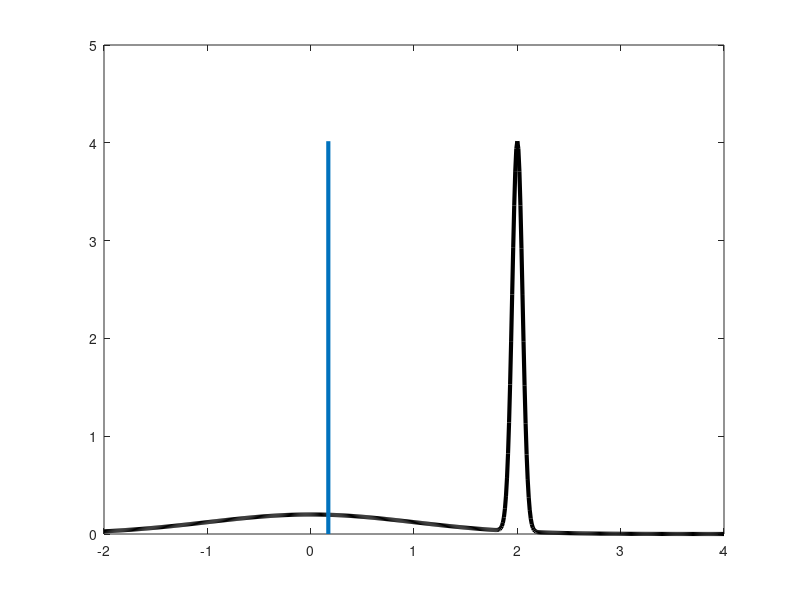

Recreate this plot in MATLAB. (Note: this script raises an error after producing the figure.)
mu = [0 2];
sigma = [1 0.05];
w = [0.5 0.5];
xs = -2:0.01:mu(2)*2;
p = w(1)*normpdf(xs,mu(1),sigma(1)) + w(2)*normpdf(xs,mu(2),sigma(2));
figure;
plot(xs, p,'k-','linewidth',3)
mu = mean(xs .* p);
hold on
h=line([mu mu], [0 max(p)]);
set(h, 'linewidth', 3)
printPmtkFigure('bimodalSpike')
